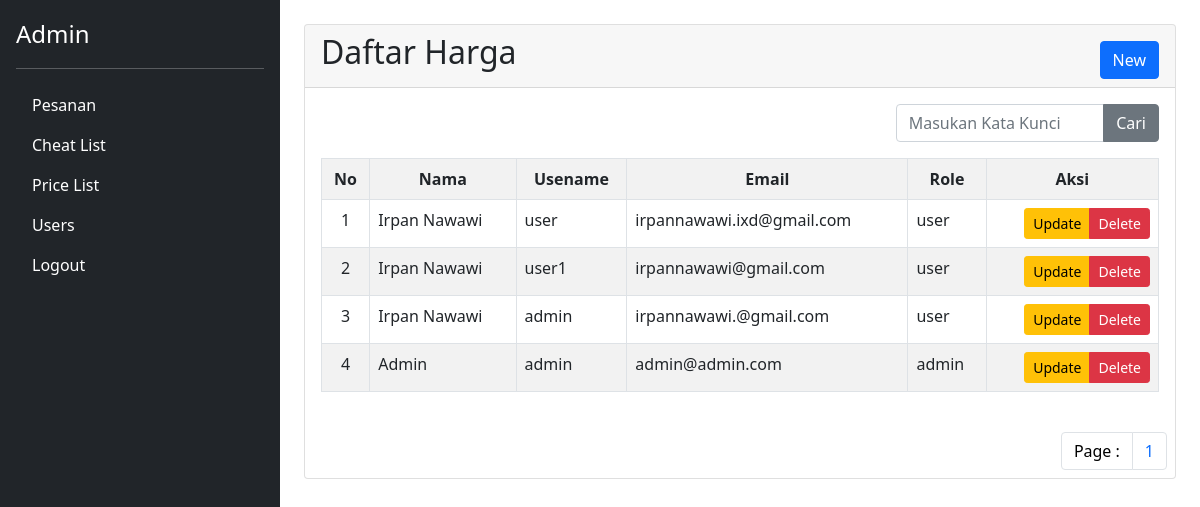
/admin/users.php (signed in), run on an earlier commit of the app's database.
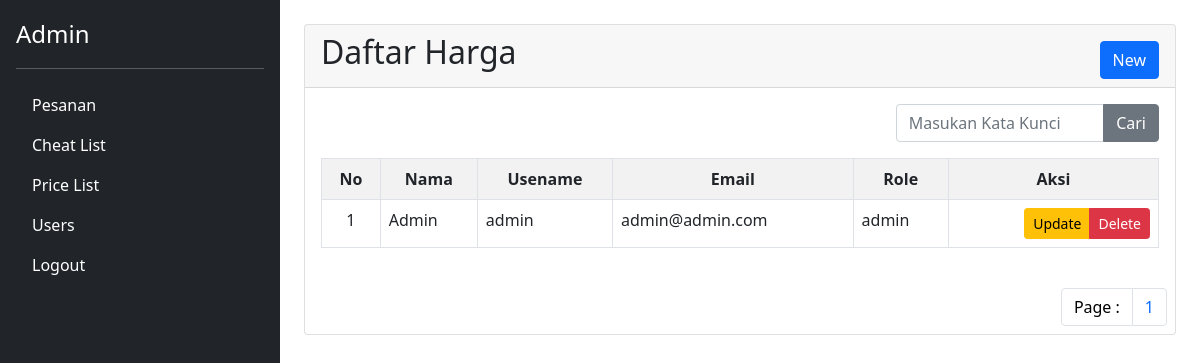
And on a later commit of the database.
### tables this page shows
CREATE TABLE `users` (
  `id` int(11) NOT NULL,
  `email` varchar(155) NOT NULL,
  `username` varchar(155) NOT NULL,
  `name` varchar(155) NOT NULL,
  `password` varchar(155) NOT NULL,
  `role` varchar(100) NOT NULL
);

### admin/users.php (the view, shortened to what this page needs)
<?php
require_once '../config.php';
?>
<?php
require_once 'template/header.php';
require_once 'template/sidebar.php';
$halaman = 10;
$page = isset($_GET['halaman'])? (int)$_GET["halaman"]:1;
$mulai = ($page>1) ? ($page * $halaman) - $halaman : 0;
$keyword = '';
$user_sql = "SELECT * FROM users WHERE name LIKE '%$keyword%' OR username LIKE '%$keyword%' OR email LIKE '%$keyword%' LIMIT $mulai, $halaman";
$user_list = $conn->query($user_sql);
?>
<div class="col p-3 m-2">
	<div class="col-12">
		<div class="card">
			<div class="card-header d-flex justify-content-between">
				<h2 class="">Daftar Harga</h2>
				<div class="form-add d-flex align-items-end">
					<button class="btn btn-xs btn-primary float-right " data-bs-toggle="modal" data-bs-target="#add-modal" id="btn-add-new">New</button>
				</div>
			</div>
			<div class="card-body">
				<div class="row  justify-content-end mb-3">
						<div class="col-md-4">
					<form action="<?=$_SERVER['PHP_SELF']?>" method="GET">
							<div class="form-group input-group">
								<input type="search" placeholder="Masukan Kata Kunci" name="search" class="form-control" value="<?=isset($_GET['search'])?$keyword:''; ?>">
								<button type="submit" class="btn btn-secondary">Cari</button>
							</div>
					</form>
						</div>
				</div>
				<table class="table table-responsive table-striped table-bordered">
					<tr class="text-center">
						<th>No</th>
						<th>Nama</th>
						<th>Usename</th>
						<th>Email</th>
						<th>Role</th>
						<th>Aksi</th>
					</tr>
					<?php $n=$mulai+1; while($row = $user_list->fetch_object()):  ?>
					<tr>
						<td class="text-center" ><?=$n?></td>
						<td><?=$row->name?></td>
						<td><?=$row->username?></td>
						<td><?=$row->email?></td>
						<td><?=$row->role?></td>
						<td class="text-end">
							<div class="btn-group">
								<button data-bs-toggle="modal"
								onclick="fillUpdate('<?=$row->name?>','<?=$row->username?>','<?=$row->email?>','<?=$row->password?>','<?=$row->role?>','<?=$row->id?>')"
								data-bs-target="#update-modal"
								type="button" class="btn btn-sm btn-warning float-right">Update</button>
								<a href="<?=$_SERVER['PHP_SELF']?>?del=<?=$row->id?>" type="button" class="btn btn-sm btn-danger float-right">Delete</a>
							</div>
						</td>
					</tr>
				<?php $n++; endwhile ?>
			</table>
		</div>
		<div class="row">
			<?php
			$total = $conn->query("SELECT * FROM users WHERE name LIKE '%$keyword%' OR username LIKE '%$keyword%' OR email LIKE '%$keyword%'")->num_rows;
			$pages = ceil($total/$halaman);
			?>
			<nav aria-label="Page navigation">
			  <ul class="pagination justify-content-end m-2">
			  	<li class="page-item">
			  			<button class="page-link" disabled="true" style="color: black;">
					  			Page :
			  			</button>
			  	</li>
			<?php for ($i=1; $i<=$pages ; $i++): ?>
			    <li class="page-item"><a class="page-link" href="?halaman=<?php echo $i; ?>"><?=$i?></a></li>
			<?php endfor; ?>
			  </ul>
			</nav>
		</div>
	</div>
</div>
</div>
<?php require_once 'template/footer.php'; ?>

### admin/template/header.php (shortened to what this page needs)
<!DOCTYPE html>
<html lang="en">
<head>
  <link href="https://cdn.jsdelivr.net/npm/bootstrap@5.0.2/dist/css/bootstrap.min.css" rel="stylesheet">
</head>
<body>
<div class="container-fluid p-0 d-flex" style="min-height: 800px;">

### admin/template/sidebar.php
<div class="d-flex flex-column flex-shrink-1  p-3 text-white bg-dark float-left" style="width: 280px; height: 800px;">
    <a href="/" class="d-flex align-items-center mb-3 mb-md-0 me-md-auto text-white text-decoration-none">
      <span class="fs-4"><?=$_SESSION['name']?></span>
    </a>
    <hr>
    <ul class="nav nav-pills flex-column mb-auto">
      <li class="nav-item">
        <a href="index.php" class="nav-link text-white" aria-current="page">
          Pesanan
        </a>
      </li>
      <li>
        <a href="cheatlist.php" class="nav-link text-white">
          Cheat List
        </a>
      </li>
      <li>
        <a href="pricelist.php" class="nav-link text-white">
          Price List
        </a>
      </li>
      <li>
        <a href="users.php." class="nav-link text-white">
          Users
        </a>
      </li>
      <li>
        <a href="logout.php" class="nav-link text-white">
          Logout
        </a>
      </li>
    </ul>
  </div>

### admin/template/footer.php
</div>

What changed in the data, as far as the page shows it:
removed users: name "Irpan Nawawi", username "user", email "irpannawawi.ixd@gmail.com", role "user"
removed users: name "Irpan Nawawi", username "user1", email "irpannawawi@gmail.com", role "user"
removed users: name "Irpan Nawawi", username "admin", email "irpannawawi.@gmail.com", role "user"
